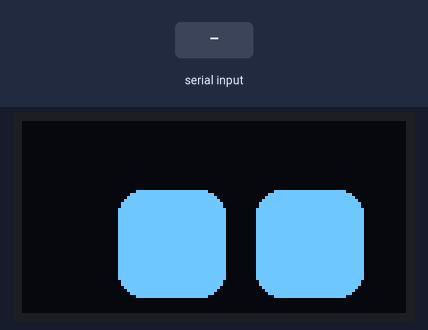
A sketch run on a simulated ESP32. On the bench: 128×64 one-colour display. Inputs (shaded band) come from the test bench. Random numbers use the default seed unless the sketch sets one; what the sketch prints to the serial monitor is not drawn.

Above: at 1.7 s.
1.8 s: "e" received over Serial
At 3.1 s:
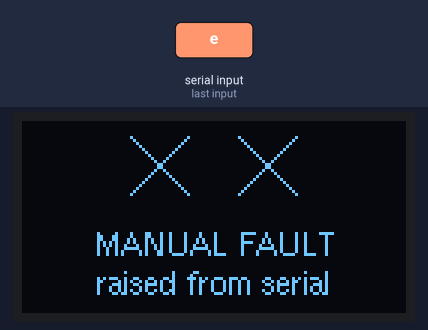
4.8 s: "n" received over Serial
At 5.7 s:
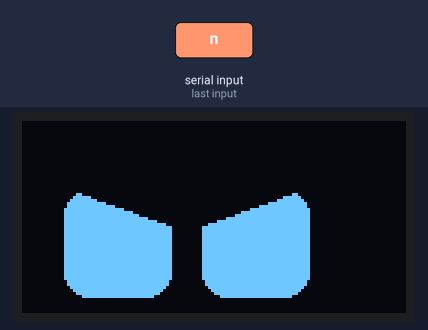
6.7 s: "p" received over Serial
At 9.5 s:
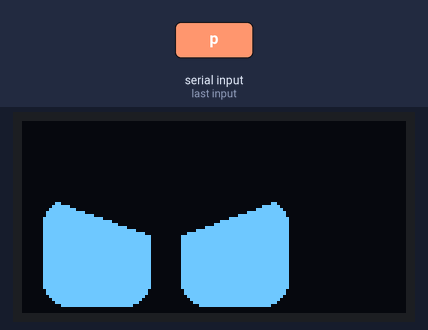
9.7 s: "n" received over Serial
At 11.5 s:
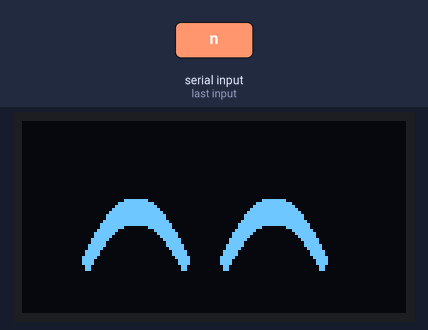
Timing chart, 0 to 12.6 s (numbered marks = the images above; inputs shaded):
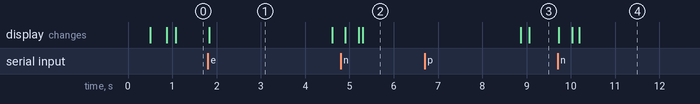

The sketch:

StatusDisplayTest.ino
```cpp
// ---- StatusDisplayTest -----------------------------------------------------------------
// Exercises StatusDisplay on its own, with no hexapod, no servos and no sound.
//
// Wiring: an SH1106 128x64 OLED on the I2C pins below. Nothing else is required.
//
// The sketch walks through every feature of the library, holding each step for
// cStepDurationMs so it can be watched, and printing what it is showing to Serial.
//
// Serial commands (115200 baud):
//   n  advance to the next step immediately
//   p  pause or resume the automatic walkthrough
//   e  raise a fault, replacing the eyes with the fault view (clears itself after 20 s)
//   c  clear the fault
//   ?  print this list

#include <Wire.h>
#include "StatusDisplay.h"

// Adjust to match your wiring.
constexpr int cI2C_SDA = 8;
constexpr int cI2C_SCL = 9;

constexpr uint8_t       cTargetFps      = 30;
constexpr unsigned long cStepDurationMs = 4000;

StatusDisplay myDisplay;

enum class Step : uint8_t
{
  eDefaultEyes = 0,
  eTired,
  eFocused,
  eHappy,
  eWideEyes,
  eGazeSweep,
  eCuriosity,
  eBlinkFast,
  eHidden,
  eFault,
  eFaultLongText,
  eRecovered,
  eNumSteps
};

Step          myStep          = Step::eDefaultEyes;
unsigned long myStepStartedAt = 0;
bool          myPaused        = false;

// ----------------------------------------------------------------------------------------
const char* stepName(Step step)
{
  switch (step)
  {
    case Step::eDefaultEyes:   return "default eyes, idle wandering, slow blink";
    case Step::eTired:         return "mood: tired";
    case Step::eFocused:       return "mood: focused";
    case Step::eHappy:         return "mood: happy, 45x45 held still";
    case Step::eWideEyes:      return "45x45 eyes, gap 20";
    case Step::eGazeSweep:     return "setLookDirection() sweeping a circle";
    case Step::eCuriosity:     return "curiosity on, gaze sweeping left to right";
    case Step::eBlinkFast:     return "blink every second, no variation";
    case Step::eHidden:        return "setVisible(false) - screen should be blank";
    case Step::eFault:         return "showError() - short title and detail";
    case Step::eFaultLongText: return "showError() - text longer than the screen";
    case Step::eRecovered:     return "clearError() - eyes return in their last state";
    default:                   return "unknown";
  }
}

// ----------------------------------------------------------------------------------------
void applyStep(Step step)
{
  // Every step starts from a known configuration, so each one only sets what it changes.
  myDisplay.clearError();
  myDisplay.setVisible(true);
  myDisplay.setMood(StatusDisplay::Mood::eDefault);
  myDisplay.setWidth(36, 36);
  myDisplay.setHeight(36, 36);
  myDisplay.setSpaceBetween(10);
  myDisplay.setCuriosity(false);
  myDisplay.setIdleMode(true, 2, 2);
  myDisplay.setAutoBlinker(true, 3, 2);

  switch (step)
  {
    case Step::eDefaultEyes:
      break;

    case Step::eTired:
      myDisplay.setMood(StatusDisplay::Mood::eTired);
      break;

    case Step::eFocused:
      myDisplay.setMood(StatusDisplay::Mood::eFocused);
      break;

    case Step::eHappy:
      myDisplay.setMood(StatusDisplay::Mood::eHappy);
      break;

    case Step::eWideEyes:
      myDisplay.setWidth(45, 45);
      myDisplay.setHeight(45, 45);
      myDisplay.setSpaceBetween(20);
      break;

    case Step::eGazeSweep:
      // Gaze is driven from loop(); idle would fight it for the target position.
      myDisplay.setIdleMode(false);
      break;

    case Step::eCuriosity:
      myDisplay.setIdleMode(false);
      myDisplay.setCuriosity(true);
      myDisplay.setHeight(40, 40);
      break;

    case Step::eBlinkFast:
      myDisplay.setIdleMode(false);
      myDisplay.setAutoBlinker(true, 1, 0);
      break;

    case Step::eHidden:
      myDisplay.setVisible(false);
      break;

    case Step::eFault:
      myDisplay.showError("SERVO INIT", "ping failed id 43");
      break;

    case Step::eFaultLongText:
      myDisplay.showError("CONFIGURATION FAULT", "joint limits out of order");
      break;

    case Step::eRecovered:
      myDisplay.setMood(StatusDisplay::Mood::eHappy);
      break;

    default:
      break;
  }

  Serial.print("step ");
  Serial.print(static_cast<int>(step));
  Serial.print(": ");
  Serial.println(stepName(step));
}

// ----------------------------------------------------------------------------------------
void nextStep()
{
  const uint8_t next = static_cast<uint8_t>(myStep) + 1;

  myStep          = (next < static_cast<uint8_t>(Step::eNumSteps)) ? static_cast<Step>(next)
                                                                  : Step::eDefaultEyes;
  myStepStartedAt = millis();

  applyStep(myStep);
}

// ----------------------------------------------------------------------------------------
void printHelp()
{
  Serial.println("commands: n = next step, p = pause/resume, e = fault, c = clear, ? = help");
}

// ----------------------------------------------------------------------------------------
void handleSerial()
{
  if (Serial.available() == 0)
    return;

  switch (Serial.read())
  {
    case 'n':
      nextStep();
      break;

    case 'p':
      myPaused = !myPaused;
      Serial.println(myPaused ? "paused" : "resumed");
      break;

    case 'e':
      myDisplay.showError("MANUAL FAULT", "raised from serial");
      Serial.println("fault raised");
      break;

    case 'c':
      myDisplay.clearError();
      Serial.println("fault cleared");
      break;

    case '?':
      printHelp();
      break;

    default:
      break;
  }
}

// ----------------------------------------------------------------------------------------
void setup()
{
  Serial.begin(115200);
  delay(500); // let the USB CDC port attach before the first print

  Wire.begin(cI2C_SDA, cI2C_SCL);

  if (myDisplay.begin(cTargetFps) == false)
    Serial.println("ERROR: display did not come up - check wiring and I2C address");

  Serial.println("StatusDisplay test");
  printHelp();

  myStepStartedAt = millis();
  applyStep(myStep);
}

// ----------------------------------------------------------------------------------------
void loop()
{
  handleSerial();

  // Drive the gaze for the steps that test it. setLookDirection() must be called every
  // frame, since it only overrides idle mode for the frame it was set on.
  const float phase = static_cast<float>(millis() % 3000) / 3000.0f * TWO_PI;

  if (myStep == Step::eGazeSweep)
    myDisplay.setLookDirection(cosf(phase), sinf(phase));
  else if (myStep == Step::eCuriosity)
    myDisplay.setLookDirection(cosf(phase), 0.0f);

  myDisplay.update();

  if (myPaused == false && millis() - myStepStartedAt >= cStepDurationMs)
    nextStep();
}
```

StatusDisplay.h
```cpp
#pragma once

/*
 * StatusDisplay - animated eyes and fault reporting on a 128x64 SH1106 OLED
 *
 * This library is based on the ideas of the third-party RoboEyes library by Dennis Hoelscher
 * (https://github.com/FluxGarage/RoboEyes).
 *
 * Text rendering uses the U8g2 font u8g2_font_helvR08_tr, derived from HELVR08.BDF:
 *   Copyright 1984-1989, 1994 Adobe Systems Incorporated.
 *   Copyright 1988, 1994 Digital Equipment Corporation.
 *   Permission to use, copy, modify, distribute and sell this software and its
 *   documentation for any purpose and without fee is hereby granted, provided that the
 *   above copyright notices appear in all copies. Adobe Systems and Digital Equipment
 *   Corporation make no representations about the suitability of this software for any
 *   purpose. It is provided "as is" without express or implied warranty.
 */

#include <Arduino.h>
#include <U8g2lib.h>
#include <Wire.h>


// ---- StatusDisplay ---------------------------------------------------------------------
// Owns the OLED and renders one of two things:
//
// - Eyes: two rounded rectangles that tween toward their configured size and position,
//   blink on a timer, and take on a mood by masking parts of the eye with background.
// - Error: a fault face (crossed eyes) above two lines of text, entered by showError()
//   and held until clearError(). Errors override the eyes entirely.
//
// Animation is frame-based: update() renders at most one frame per frame interval and
// returns immediately otherwise, so it is safe to call as fast as the owning task loops.
//
// Not thread-safe by design. The OLED shares its I2C bus with other devices, so every
// call including update() must come from the single task that owns that bus.

class StatusDisplay
{
  public:
    // Mood expressions. Mutually exclusive; eDefault clears any mask.
    enum class Mood : uint8_t
    {
      eDefault = 0, // plain eyes
      eTired,       // upper outer corners masked, giving a drooping lid
      eFocused,     // upper inner corners masked, giving brows drawn together
      eHappy        // reshaped into an arc, giving a smiling squint
    };

    explicit StatusDisplay();

    // Bring up the display, center the eyes, and push the first frame. Returns false if
    // the display does not come up, in which case update() still runs harmlessly.
    // fps: target frame rate; clamped to at least 1 to keep the frame interval finite.
    bool begin(uint8_t fps);

    // Render and push one frame if the frame interval has elapsed, otherwise return
    // immediately. Call once per iteration of the task that owns the I2C bus.
    void update();

    // Show or hide all output. Only sets a flag: the next frame of update() clears the screen,
    // and while hidden update() renders nothing. Animation state (mood, position, timers,
    // pending error) is preserved.
    void setVisible(bool visible);


    // ---- Eye configuration -----------------------------------------------------------

    // Target eye size in pixels, per eye. The rendered size tweens toward the target.
    void setWidth(uint8_t leftEye, uint8_t rightEye);
    void setHeight(uint8_t leftEye, uint8_t rightEye);

    // Gap between the eyes in pixels. Negative values overlap them.
    void setSpaceBetween(int space);

    void setMood(Mood mood);

    // Enable automatic blinking. intervalS is the minimum time between blinks and
    // variationS the maximum random time added to it, both in whole seconds.
    void setAutoBlinker(bool active, int intervalS = 3, int variationS = 2);

    // Enable idle wandering: the eyes move to a random reachable position every
    // intervalS seconds plus up to variationS seconds of random delay.
    void setIdleMode(bool active, int intervalS = 2, int variationS = 2);

    // Enable curiosity: whichever eye is nearer the screen edge grows taller as the gaze
    // approaches that edge.
    void setCuriosity(bool active);

    // Aim the gaze directly. x and y are clamped to [-1, +1], where -1 is left/top and
    // +1 is right/bottom of the reachable range. Overrides idle mode for that frame.
    void setLookDirection(float x, float y = 0.0f);


    // ---- Fault reporting -------------------------------------------------------------

    // Replace the eyes with the fault face and the given text until clearError().
    // The fault also clears itself after cErrorTimeoutMs, so a transient condition does not
    // hold the screen for the rest of the session.
    //
    // Showing a fault makes the display visible: it would be pointless otherwise. A
    // setVisible() call made while a fault is up is remembered and applied when the fault
    // clears, so the eyes return in whatever state the caller last asked for.
    // Both strings are copied, so they need not outlive the call. Each is truncated to
    // cMaxErrorChars and then to whatever fits the screen width. detail may be nullptr
    // for a title-only report.
    void showError(const char* title, const char* detail = nullptr);

    // Return to the eyes. Safe to call when no error is showing.
    void clearError();

    bool hasError() const { return myHasError; }

  private:
    // ---- Screen and layout -----------------------------------------------------------
    static constexpr int      cScreenWidth       = 128;    // pixels
    static constexpr int      cScreenHeight      = 64;     // pixels
    static constexpr uint32_t cDisplayBusClockHz = 800000;
    static constexpr uint8_t  cBgColor           = 0;      // pixel off
    static constexpr uint8_t  cMainColor         = 1;      // pixel on

    // ---- Eye appearance --------------------------------------------------------------
    static constexpr int cCornerRadius = 8; // clamped to half the current width/height

    // Eye height while blinking. Reached in a single frame rather than tweened, so a blink
    // actually closes the eye within cBlinkFrames.
    static constexpr int cClosedHeight = 1;

    // How far a mood mask is drawn outside the eye, to keep a rasterized diagonal from
    // leaving a lit sliver in the corner it cuts away.
    static constexpr int cMaskOvershoot = 2;

    // Fraction of the remaining distance covered per frame, plus a floor of one pixel so
    // a tween always reaches its target rather than converging asymptotically.
    static constexpr int cTweenDivisor = 4;

    // Mood masks, as a fraction of the eye's height: how deep the lid cuts in.
    static constexpr int cLidDepthDivisor = 3;

    // Geometry of the happy arc. The band is height/cArchThickDivisor thick, and its lower
    // edge is lifted off the eye's bottom by the given fraction of the room available. Raise
    // the numerator toward the denominator for a taller arc: at 1/1 the apex reaches the top
    // of the eye, which spans the full height but leaves the arc looking like a tunnel.
    static constexpr int cArchThickDivisor    = 4;
    static constexpr int cArchLiftNumerator   = 3;
    static constexpr int cArchLiftDenominator = 4;
    static constexpr int cArchMinThickness    = 3;

    // ---- Blink and idle timing -------------------------------------------------------
    static constexpr uint8_t cBlinkFrames = 2; // frames the eyes stay shut per blink

    // ---- Curiosity -------------------------------------------------------------------
    // Gaze within this fraction of the travel range from an end counts as "at the edge",
    // where the nearer eye has grown by the full cCuriosityGrowth.
    static constexpr float cCuriosityEdge   = 0.25f;
    static constexpr int   cCuriosityGrowth = 15; // pixels of extra height

    // ---- Fault view ------------------------------------------------------------------
    static constexpr int    cErrorFaceHeight     = 30; // rows reserved for the crossed eyes
    static constexpr int    cErrorGlyphSize      = 20; // width and height of one cross
    static constexpr int    cErrorGlyphGap       = 16; // gap between the two crosses
    static constexpr int    cErrorTitleBaseline  = 45;
    static constexpr int    cErrorDetailBaseline = 58;
    static constexpr size_t cMaxErrorChars       = 32; // buffer size, incl. terminator

    // How long a fault stays on screen before clearing itself.
    static constexpr unsigned long cErrorTimeoutMs = 20000;

    // ---- Rendering -------------------------------------------------------------------
    bool isFrameDue();
    void drawEyes();
    void drawError();
    void drawEye(int x, int centreY, int width, int height, bool isLeftEye);
    void drawMoodMask(int x, int y, int width, int height, bool isLeftEye);
    void drawHappyLid(int x, int y, int width, int height);
    void drawCross(int x, int y, int size);

    // Draw text horizontally centered on the given baseline, dropping trailing characters
    // until it fits the screen width.
    void drawTextCentred(const char* text, int baselineY);

    // Advance one tween step of value toward target.
    static int tween(int value, int target);

    // Maximum X for the left eye, and Y for both, that keeps the eyes on screen.
    // Never negative: 0 means the eyes fill that axis and cannot move.
    int constraintX() const;
    int constraintY() const;

    void applyBlinkTimer();
    void applyIdleTimer();

    // ---- Display ---------------------------------------------------------------------
    U8G2_SH1106_128X64_NONAME_F_HW_I2C myDisplay;

    // ---- Frame timing ----------------------------------------------------------------
    int           myFrameInterval = 33; // ms per frame, derived from fps
    unsigned long myLastFrameTime = 0;

    // ---- Visibility and mood ---------------------------------------------------------
    bool myVisible     = true;
    bool myScreenBlank = true; // the screen currently shows nothing; set and read by update()
    Mood myMood        = Mood::eDefault;

    // ---- Eye geometry: target values, and the tweened values actually drawn ----------
    int myWidthTargetL  = 36, myWidthTargetR  = 36;
    int myHeightTargetL = 36, myHeightTargetR = 36;
    int myWidthL        = 36, myWidthR        = 36;
    int myHeightL       = 1,  myHeightR       = 1; // start shut; begin() tweens them open
    int mySpaceTarget   = 10, mySpace         = 10;

    // Left-eye position; the right eye is derived from it each frame.
    int myPosXTarget = 0, myPosYTarget = 0;
    int myPosX       = 0, myPosY       = 0;

    // ---- Blinking --------------------------------------------------------------------
    bool          myAutoBlink       = false;
    int           myBlinkIntervalS  = 3;
    int           myBlinkVariationS = 2;
    unsigned long myNextBlinkTime   = 0;
    uint8_t       myBlinkFramesLeft = 0;

    // ---- Idle ------------------------------------------------------------------------
    bool          myIdle           = false;
    int           myIdleIntervalS  = 2;
    int           myIdleVariationS = 2;
    unsigned long myNextIdleTime   = 0;

    // ---- Gaze ------------------------------------------------------------------------
    bool  myCuriosity = false;
    bool  myLookHeld  = false; // setLookDirection() was called since the last frame
    float myLookX     = 0.0f;
    float myLookY     = 0.0f;

    // ---- Fault state -----------------------------------------------------------------
    bool          myHasError      = false;
    unsigned long myErrorRaisedAt = 0;

    // The visibility to restore when the fault clears - see showError().
    bool myVisibleAfterError = true;

    char myErrorTitle[cMaxErrorChars]  = "";
    char myErrorDetail[cMaxErrorChars] = "";
};
```

Source omitted: StatusDisplay.cpp (19644 bytes)

Measured:
- what the display in image 1 shows lasts 2.8 s, from 1.8 s to 4.6 s
